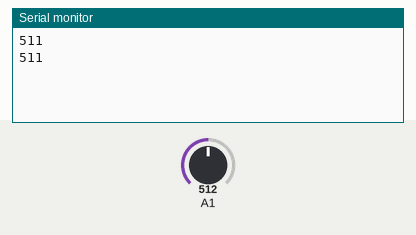
Simulated run of this sketch. Board: Arduino Uno, built with avr-gcc and run on an emulated ATmega328P. Shown: the last lines printed to the serial monitor. The test bench sets the inputs (shaded band); at power-on: A1 = 512.

Above: at 1.8 s.
1.9 s: A1 set to 716
At 2.5 s:
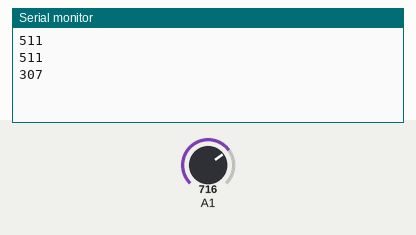
3.4 s: A1 set to 900
At 4.8 s:
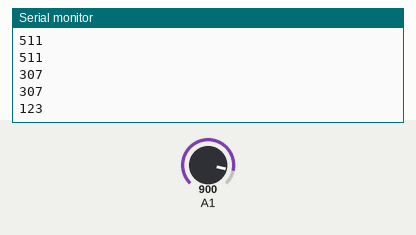
Timing chart, 0 to 6.4 s (numbered marks = the images above; inputs shaded):
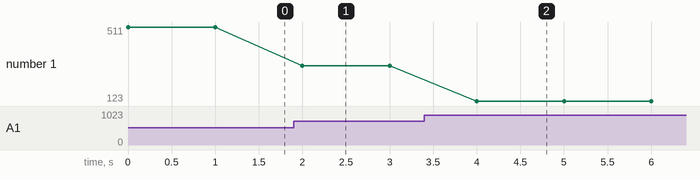

Measured:
- after the input at 1.9 s, the serial monitor: prints a new line after 0.10 s (image 1)
- after the input at 3.4 s, the serial monitor: prints a new line after 0.60 s (image 2)
- plotted number 1: 511 → 307 after the input at 1.9 s, 307 → 123 after the input at 3.4 s

The sketch:

HumiditySensor.ino
```cpp
void setup()
{
  Serial.begin(9600);
}
void loop()
{
  //Air
  // A:

  //Breath
  // A: 211
  const int a = 1023 - analogRead(A1);
  //const int d = analogRead(A2);
  Serial.println(a);
  //Serial.print(" ");
  //Serial.println(d);
  delay(1000);
}
```
